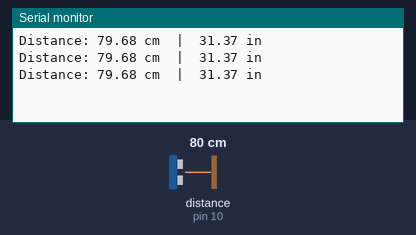
The sketch below on a simulated Arduino Uno, built with avr-gcc and run on an emulated ATmega328P. On the bench: the last lines printed to the serial monitor. Wiring (inferred from the names in the program): ultrasonic range finder: trigger pin 9; echo pin 10. Inputs (shaded band) come from the test bench; at power-on: distance to the obstacle (sensor on pin 10) 80 cm. The echo pulse lasts 58.3 µs per cm.

Above: at 1.3 s.
1.4 s: distance to the obstacle (sensor on pin 10) set to 2 cm
At 1.9 s:
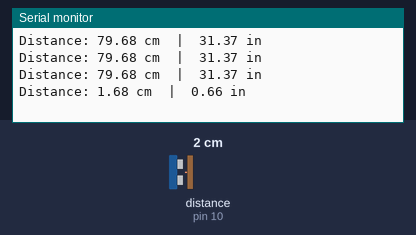
2.9 s: distance to the obstacle (sensor on pin 10) set to 4 cm
At 3.4 s:
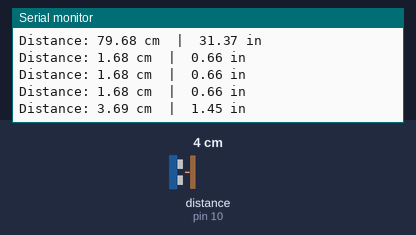
Timing chart, 0 to 5.9 s (numbered marks = the images above; inputs shaded):
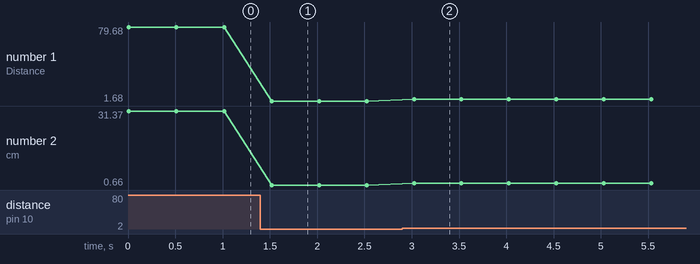

Measured:
- after the input at 1.4 s, the serial monitor: prints a new line after 0.12 s (image 1)
- after the input at 2.9 s, the serial monitor: prints a new line after 0.12 s (image 2)
- plotted number 1: 79.68 → 1.68 after the input at 1.4 s, 1.68 → 3.69 after the input at 2.9 s
- plotted number 2: 31.37 → 0.66 after the input at 1.4 s, 0.66 → 1.45 after the input at 2.9 s

The sketch:

distance.ino
```cpp
const int trigPin = 9;
const int echoPin = 10;

long duration;
float distanceCm;
float distanceInch;

void setup() {
  Serial.begin(9600);         // Start serial communication
  pinMode(trigPin, OUTPUT);   // Set trig pin as output
  pinMode(echoPin, INPUT);    // Set echo pin as input
}

void loop() {
  // Clear the trigPin
  digitalWrite(trigPin, LOW);
  delayMicroseconds(2);

  // Trigger the sensor by sending a 10µs HIGH pulse
  digitalWrite(trigPin, HIGH);
  delayMicroseconds(10);
  digitalWrite(trigPin, LOW);

  // Read the echoPin: time in microseconds
  duration = pulseIn(echoPin, HIGH);

  // Convert duration to distance
  distanceCm = duration * 0.0343 / 2;
  distanceInch = distanceCm / 2.54;

  // Print results
  Serial.print("Distance: ");
  Serial.print(distanceCm);
  Serial.print(" cm  |  ");
  Serial.print(distanceInch);
  Serial.println(" in");

  delay(500); // Wait before next reading
}
```
